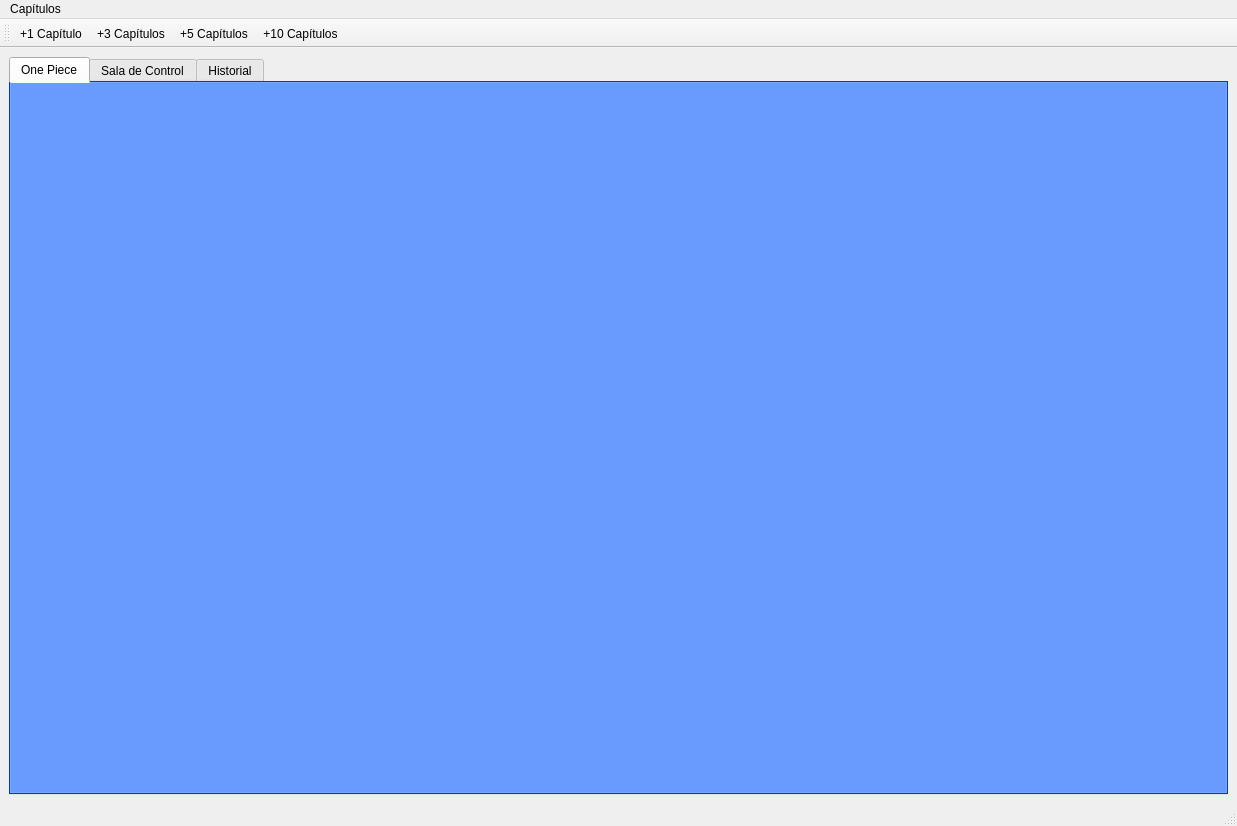
<?xml version="1.0" encoding="UTF-8"?>
<ui version="4.0">
 <class>MainWindow</class>
 <widget class="QMainWindow" name="MainWindow">
  <property name="geometry">
   <rect>
    <x>0</x>
    <y>0</y>
    <width>1237</width>
    <height>826</height>
   </rect>
  </property>
  <property name="cursor">
   <cursorShape>ArrowCursor</cursorShape>
  </property>
  <property name="windowTitle">
   <string>MainWindow</string>
  </property>
  <property name="autoFillBackground">
   <bool>false</bool>
  </property>
  <property name="styleSheet">
   <string notr="true"/>
  </property>
  <widget class="QWidget" name="centralwidget">
   <layout class="QHBoxLayout" name="horizontalLayout_5">
    <item>
     <widget class="QTabWidget" name="tabs">
      <property name="cursor">
       <cursorShape>ArrowCursor</cursorShape>
      </property>
      <property name="styleSheet">
       <string notr="true">QTabWidget{
	background-color: rgb(0, 85, 255);
}

QPushButton {
 font: 20pt &quot;Ink Free&quot;;
 border: 1px solid black;
 border-radius: 5px ;
 background-color: rgb(255, 255, 135);
	

}

QPushButton:hover {
 background-color: rgb(170, 170, 150);
}</string>
      </property>
      <property name="tabPosition">
       <enum>QTabWidget::North</enum>
      </property>
      <property name="tabShape">
       <enum>QTabWidget::Rounded</enum>
      </property>
      <property name="currentIndex">
       <number>0</number>
      </property>
      <widget class="QWidget" name="main_tab">
       <property name="styleSheet">
        <string notr="true">QWidget#main_tab{
    background-image: url(:/luffy/gear5.jpg);
	background-repeat: no-repeat;
	background-position: center;
}</string>
       </property>
       <attribute name="icon">
        <iconset resource="resources.qrc">
         <normaloff>:/logo/logoOnePiece.jpg</normaloff>:/logo/logoOnePiece.jpg</iconset>
       </attribute>
       <attribute name="title">
        <string>One Piece</string>
       </attribute>
       <layout class="QHBoxLayout" name="horizontalLayout_8"/>
      </widget>
      <widget class="QWidget" name="salaControl_tab">
       <property name="styleSheet">
        <string notr="true">QWidget#salaControl_tab{
	background-image: url(:/luffy/LSHD.jpg);
	background-repeat: no-repeat;
	background-position: center;

}


</string>
       </property>
       <attribute name="icon">
        <iconset resource="resources.qrc">
         <normaloff>:/logo/lawLogo.png</normaloff>:/logo/lawLogo.png</iconset>
       </attribute>
       <attribute name="title">
        <string>Sala de Control</string>
       </attribute>
       <layout class="QVBoxLayout" name="verticalLayout">
        <item>
         <widget class="QLabel" name="apanio">
          <property name="text">
           <string/>
          </property>
         </widget>
        </item>
        <item>
         <widget class="QLabel" name="apanio_2">
          <property name="maximumSize">
           <size>
            <width>400</width>
            <height>16777215</height>
           </size>
          </property>
          <property name="styleSheet">
           <string notr="true"/>
          </property>
          <property name="text">
           <string/>
          </property>
         </widget>
        </item>
        <item>
         <widget class="QLabel" name="apanio_3">
          <property name="text">
           <string/>
          </property>
         </widget>
        </item>
        <item>
         <widget class="QLabel" name="apanio_4">
          <property name="text">
           <string/>
          </property>
         </widget>
        </item>
        <item>
         <widget class="QLabel" name="apanio_5">
          <property name="text">
           <string/>
          </property>
         </widget>
        </item>
        <item>
         <widget class="QLabel" name="apanio_6">
          <property name="text">
           <string/>
          </property>
         </widget>
        </item>
        <item>
         <widget class="QLabel" name="apanio_7">
          <property name="text">
           <string/>
          </property>
         </widget>
        </item>
        <item>
         <widget class="QLabel" name="apanio_8">
          <property name="text">
           <string/>
          </property>
         </widget>
        </item>
        <item>
         <widget class="QGroupBox" name="gB_SC">
          <property name="font">
           <font>
            <family>Ink Free</family>
            <pointsize>18</pointsize>
            <weight>50</weight>
            <bold>false</bold>
           </font>
          </property>
          <property name="styleSheet">
           <string notr="true">QGroupBox{
	 background-color: rgb(255, 255, 255);
	border: 2px solid black;
	 border-radius: 10px ;
}</string>
          </property>
          <property name="title">
           <string/>
          </property>
          <layout class="QGridLayout" name="gridLayout" rowstretch="0,0,0" rowminimumheight="0,0,0">
           <property name="sizeConstraint">
            <enum>QLayout::SetDefaultConstraint</enum>
           </property>
           <property name="leftMargin">
            <number>6</number>
           </property>
           <property name="topMargin">
            <number>14</number>
           </property>
           <property name="rightMargin">
            <number>6</number>
           </property>
           <property name="bottomMargin">
            <number>6</number>
           </property>
           <property name="spacing">
            <number>6</number>
           </property>
           <item row="0" column="1" alignment="Qt::AlignHCenter|Qt::AlignVCenter">
            <widget class="QLabel" name="capVistos_label">
             <property name="font">
              <font>
               <family>Ink Free</family>
               <pointsize>20</pointsize>
               <underline>true</underline>
              </font>
             </property>
             <property name="styleSheet">
              <string notr="true"/>
             </property>
             <property name="text">
              <string>Capítulos vistos: 0</string>
             </property>
            </widget>
           </item>
           <item row="0" column="0" alignment="Qt::AlignHCenter|Qt::AlignVCenter">
            <widget class="QLabel" name="capTotales_label">
             <property name="font">
              <font>
               <family>Ink Free</family>
               <pointsize>20</pointsize>
               <underline>true</underline>
              </font>
             </property>
             <property name="styleSheet">
              <string notr="true"/>
             </property>
             <property name="text">
              <string>Capítulos totales: 0</string>
             </property>
            </widget>
           </item>
           <item row="0" column="2" alignment="Qt::AlignHCenter|Qt::AlignVCenter">
            <widget class="QLabel" name="porcentajeVisto_label">
             <property name="font">
              <font>
               <family>Ink Free</family>
               <pointsize>20</pointsize>
               <underline>true</underline>
              </font>
             </property>
             <property name="text">
              <string>Visto: 0%</string>
             </property>
            </widget>
           </item>
           <item row="1" column="0">
            <widget class="QPushButton" name="mas1_button">
             <property name="text">
              <string>Añadir +1 cap a Visto</string>
             </property>
            </widget>
           </item>
           <item row="1" column="1">
            <widget class="QPushButton" name="mas3_button">
             <property name="text">
              <string>Añadir +3 cap a Visto</string>
             </property>
            </widget>
           </item>
           <item row="1" column="2">
            <widget class="QPushButton" name="mas5_button">
             <property name="text">
              <string>Añadir +5 cap a Visto</string>
             </property>
            </widget>
           </item>
           <item row="2" column="1">
            <widget class="QPushButton" name="mas10_button">
             <property name="text">
              <string>Añadir +10 cap a Visto</string>
             </property>
            </widget>
           </item>
           <item row="2" column="0">
            <widget class="QPushButton" name="anteriorWallpapaer_button">
             <property name="font">
              <font>
               <family>Ink Free</family>
               <pointsize>20</pointsize>
               <weight>50</weight>
               <italic>false</italic>
               <bold>false</bold>
              </font>
             </property>
             <property name="text">
              <string>←</string>
             </property>
            </widget>
           </item>
           <item row="2" column="2">
            <widget class="QPushButton" name="posteriorWallpapaper_button">
             <property name="text">
              <string>→</string>
             </property>
            </widget>
           </item>
          </layout>
         </widget>
        </item>
       </layout>
      </widget>
      <widget class="QWidget" name="historial">
       <property name="styleSheet">
        <string notr="true">QWidget{
background-color: rgb(127, 48, 252)
}

QGroupBox{
background-color: rgb(255, 255, 0)
}

QLabel{
background-color: rgb(255, 255, 0)
}

QLineEdit{
background-color: rgb(255, 255, 255)
}

QColumnView{
background-color: rgb(255, 255, 255)
}</string>
       </property>
       <attribute name="icon">
        <iconset resource="resources.qrc">
         <normaloff>:/logo/mundoLogo.jfif</normaloff>:/logo/mundoLogo.jfif</iconset>
       </attribute>
       <attribute name="title">
        <string>Historial</string>
       </attribute>
       <layout class="QVBoxLayout" name="verticalLayout_6">
        <item>
         <widget class="QGroupBox" name="groupBox">
          <property name="title">
           <string>Datos de los capítulos vistos:</string>
          </property>
          <layout class="QFormLayout" name="formLayout">
           <item row="0" column="0">
            <widget class="QLabel" name="capitulo_label">
             <property name="text">
              <string>Capítulo</string>
             </property>
            </widget>
           </item>
           <item row="0" column="1">
            <widget class="QLineEdit" name="capitulo_LE"/>
           </item>
           <item row="1" column="0">
            <widget class="QLabel" name="dia_label">
             <property name="text">
              <string>Día</string>
             </property>
            </widget>
           </item>
           <item row="1" column="1">
            <widget class="QLineEdit" name="dia_LE"/>
           </item>
           <item row="2" column="0">
            <widget class="QLabel" name="personas_label">
             <property name="text">
              <string>Personas</string>
             </property>
            </widget>
           </item>
           <item row="2" column="1">
            <widget class="QLineEdit" name="personas_LE"/>
           </item>
          </layout>
         </widget>
        </item>
        <item>
         <widget class="QColumnView" name="tablaDB"/>
        </item>
       </layout>
      </widget>
     </widget>
    </item>
   </layout>
  </widget>
  <widget class="QMenuBar" name="menubar">
   <property name="geometry">
    <rect>
     <x>0</x>
     <y>0</y>
     <width>1237</width>
     <height>18</height>
    </rect>
   </property>
   <widget class="QMenu" name="menuCap">
    <property name="title">
     <string>Capítulos</string>
    </property>
    <widget class="QMenu" name="menuAnadir_Cap">
     <property name="title">
      <string>Añadir Capítulos</string>
     </property>
     <property name="icon">
      <iconset resource="resources.qrc">
       <normaloff>:/Actions/database--plus.png</normaloff>:/Actions/database--plus.png</iconset>
     </property>
     <addaction name="action_1_Cap"/>
     <addaction name="action_3_Cap"/>
     <addaction name="action_5_Cap"/>
     <addaction name="action_10_Cap"/>
     <addaction name="actionActual_Cap"/>
    </widget>
    <addaction name="menuAnadir_Cap"/>
    <addaction name="actionEditar_Cap"/>
    <addaction name="actionEliminar_Cap"/>
   </widget>
   <addaction name="menuCap"/>
  </widget>
  <widget class="QStatusBar" name="statusbar"/>
  <widget class="QToolBar" name="toolBar">
   <property name="windowTitle">
    <string>toolBar</string>
   </property>
   <attribute name="toolBarArea">
    <enum>TopToolBarArea</enum>
   </attribute>
   <attribute name="toolBarBreak">
    <bool>false</bool>
   </attribute>
   <addaction name="action_1_Cap"/>
   <addaction name="action_3_Cap"/>
   <addaction name="action_5_Cap"/>
   <addaction name="action_10_Cap"/>
  </widget>
  <action name="action_1_Cap">
   <property name="icon">
    <iconset resource="resources.qrc">
     <normaloff>:/Actions/1logo.png</normaloff>:/Actions/1logo.png</iconset>
   </property>
   <property name="text">
    <string>+1 Capítulo</string>
   </property>
   <property name="shortcut">
    <string>Ctrl+1</string>
   </property>
  </action>
  <action name="action_3_Cap">
   <property name="icon">
    <iconset resource="resources.qrc">
     <normaloff>:/Actions/3logo.png</normaloff>:/Actions/3logo.png</iconset>
   </property>
   <property name="text">
    <string>+3 Capítulos</string>
   </property>
   <property name="shortcut">
    <string>Ctrl+3</string>
   </property>
  </action>
  <action name="action_5_Cap">
   <property name="icon">
    <iconset resource="resources.qrc">
     <normaloff>:/Actions/5logo.png</normaloff>:/Actions/5logo.png</iconset>
   </property>
   <property name="text">
    <string>+5 Capítulos</string>
   </property>
   <property name="shortcut">
    <string>Ctrl+5</string>
   </property>
  </action>
  <action name="action_10_Cap">
   <property name="icon">
    <iconset resource="resources.qrc">
     <normaloff>:/Actions/10logo.png</normaloff>:/Actions/10logo.png</iconset>
   </property>
   <property name="text">
    <string>+10 Capítulos</string>
   </property>
   <property name="shortcut">
    <string>Ctrl+0</string>
   </property>
  </action>
  <action name="actionEditar_Cap">
   <property name="icon">
    <iconset resource="resources.qrc">
     <normaloff>:/Actions/database--arrow.png</normaloff>:/Actions/database--arrow.png</iconset>
   </property>
   <property name="text">
    <string>Editar Capítulos</string>
   </property>
   <property name="shortcut">
    <string>Ctrl+E</string>
   </property>
  </action>
  <action name="actionEliminar_Cap">
   <property name="icon">
    <iconset resource="resources.qrc">
     <normaloff>:/Actions/database--minus.png</normaloff>:/Actions/database--minus.png</iconset>
   </property>
   <property name="text">
    <string>Eliminar Capítulos</string>
   </property>
   <property name="shortcut">
    <string>Ctrl+Shift+E</string>
   </property>
  </action>
  <action name="actionActual_Cap">
   <property name="icon">
    <iconset resource="resources.qrc">
     <normaloff>:/Actions/infinitoLogo.png</normaloff>:/Actions/infinitoLogo.png</iconset>
   </property>
   <property name="text">
    <string>Añadir los que quiera</string>
   </property>
  </action>
 </widget>
 <resources>
  <include location="resources.qrc"/>
 </resources>
 <connections/>
</ui>
